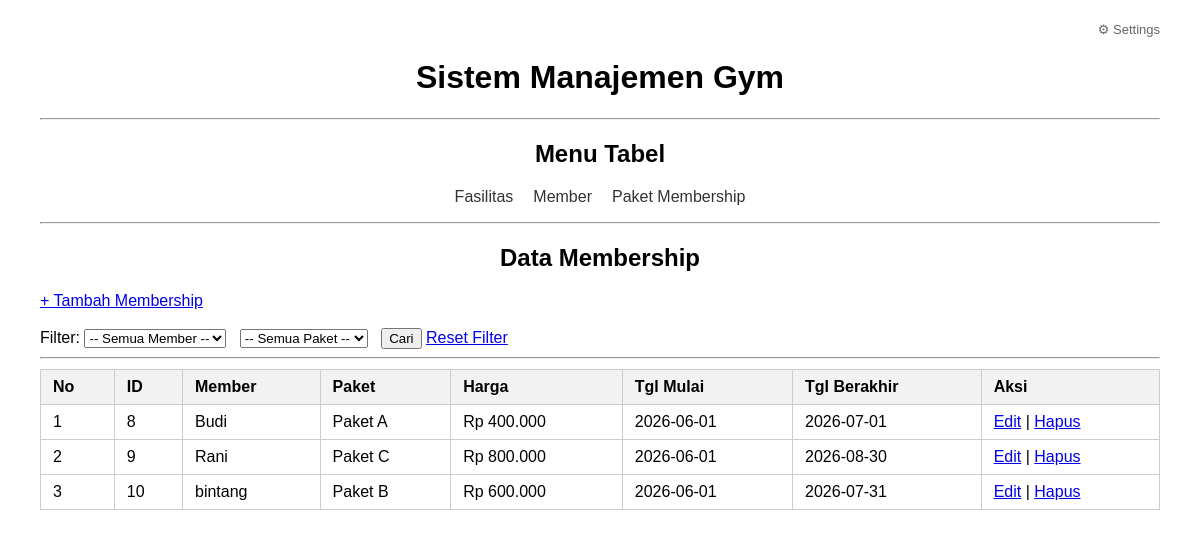
The page /ManajemenGym/index.php on the database its author committed.
### tables this page shows
CREATE TABLE `membership` (
  `id_membership` int(11) NOT NULL,
  `id_member` int(11) NOT NULL,
  `id_paket` int(11) NOT NULL,
  `tgl_mulai` date NOT NULL,
  `tgl_berakhir` date NOT NULL
);

CREATE TABLE `member` (
  `id_member` int(11) NOT NULL,
  `nama` varchar(100) NOT NULL,
  `tgl_lahir` date DEFAULT NULL,
  `jenis_kelamin` enum('L','P') DEFAULT NULL
);

CREATE TABLE `paket_membership` (
  `id_paket` int(11) NOT NULL,
  `nama_paket` varchar(100) NOT NULL,
  `batas_waktu` varchar(100) NOT NULL,
  `harga` int(20) NOT NULL
);

### ManajemenGym/index.php (the view, shortened to what this page needs)
<?php
require_once 'config/koneksi.php';
$where = [];
$sql_where = count($where) ? 'WHERE ' . implode(' AND ', $where) : '';
$semua = $conn->query("
    SELECT
        ms.id_membership,
        m.nama        AS nama_member,
        p.nama_paket,
        p.harga,
        ms.tgl_mulai,
        ms.tgl_berakhir
    FROM membership ms
    JOIN member m           ON ms.id_member = m.id_member
    JOIN paket_membership p ON ms.id_paket  = p.id_paket
    $sql_where
    ORDER BY ms.id_membership ASC
");
?>
<!DOCTYPE html>
<html lang="id">
<head>
</head>
<body>
<div class="nav-settings">
  <a href="gym_info/edit.php">⚙ Settings</a>
</div>
<h1>Sistem Manajemen Gym</h1>
<hr>
<h2>Menu Tabel</h2>
<nav>
  <ul>
    <li><a href="fasilitas/index.php">Fasilitas</a></li>
    <li><a href="member/index.php">Member</a></li>
    <li><a href="paket_membership/index.php">Paket Membership</a></li>
  </ul>
</nav>
<hr>
<h2>Data Membership</h2>
<a href="membership/tambah.php">+ Tambah Membership</a>
<br><br>
<form method="GET" action="index.php">
  <label>Filter:</label>
  <select name="f_member">
    <option value="">-- Semua Member --</option>
  </select>
  <select name="f_paket">
    <option value="">-- Semua Paket --</option>
  </select>
  <button type="submit">Cari</button>
  <a href="index.php">Reset Filter</a>
</form>
<hr>
<table>
  <thead>
    <tr>
      <th>No</th>
      <th>ID</th>
      <th>Member</th>
      <th>Paket</th>
      <th>Harga</th>
      <th>Tgl Mulai</th>
      <th>Tgl Berakhir</th>
      <th>Aksi</th>
    </tr>
  </thead>
  <tbody>
    <?php if ($semua->num_rows === 0): ?>
      <tr><td colspan="8" align="center">Belum ada data</td></tr>
    <?php else: $no = 1; while ($row = $semua->fetch_assoc()): ?>
    <tr>
      <td><?= $no++ ?></td>
      <td><?= $row['id_membership'] ?></td>
      <td><?= htmlspecialchars($row['nama_member']) ?></td>
      <td><?= htmlspecialchars($row['nama_paket']) ?></td>
      <td>Rp <?= number_format($row['harga'], 0, ',', '.') ?></td>
      <td><?= $row['tgl_mulai'] ?></td>
      <td><?= $row['tgl_berakhir'] ?></td>
      <td>
        <a href="membership/edit.php?id=<?= $row['id_membership'] ?>">Edit</a> |
        <a href="membership/hapus.php?id=<?= $row['id_membership'] ?>" onclick="return confirm('Yakin hapus?')">Hapus</a>
      </td>
    </tr>
    <?php endwhile; endif; ?>
  </tbody>
</table>
</body>
</html>

### ManajemenGym/index.php (style rules this page uses)
body { font-family: Arial, sans-serif; margin: 20px 40px; }
h1, h2 { text-align: center; }
nav ul { display: flex; justify-content: center; list-style: none; padding: 0; gap: 20px; }
nav ul li a { text-decoration: none; color: #333; }
.nav-settings { text-align: right; margin-bottom: 5px; }
.nav-settings a { font-size: 13px; color: #666; text-decoration: none; }
table { border-collapse: collapse; width: 100%; margin-top: 10px; }
th, td { border: 1px solid #ccc; padding: 8px 12px; text-align: left; }
th { background-color: #f2f2f2; }

### rows shown on the page
membership: id_membership "8", id_member.nama "Budi", id_paket.nama_paket "Paket A", id_paket.harga "400.000", tgl_mulai "2026-06-01", tgl_berakhir "2026-07-01"
membership: id_membership "9", id_member.nama "Rani", id_paket.nama_paket "Paket C", id_paket.harga "800.000", tgl_mulai "2026-06-01", tgl_berakhir "2026-08-30"
membership: id_membership "10", id_member.nama "bintang", id_paket.nama_paket "Paket B", id_paket.harga "600.000", tgl_mulai "2026-06-01", tgl_berakhir "2026-07-31"
